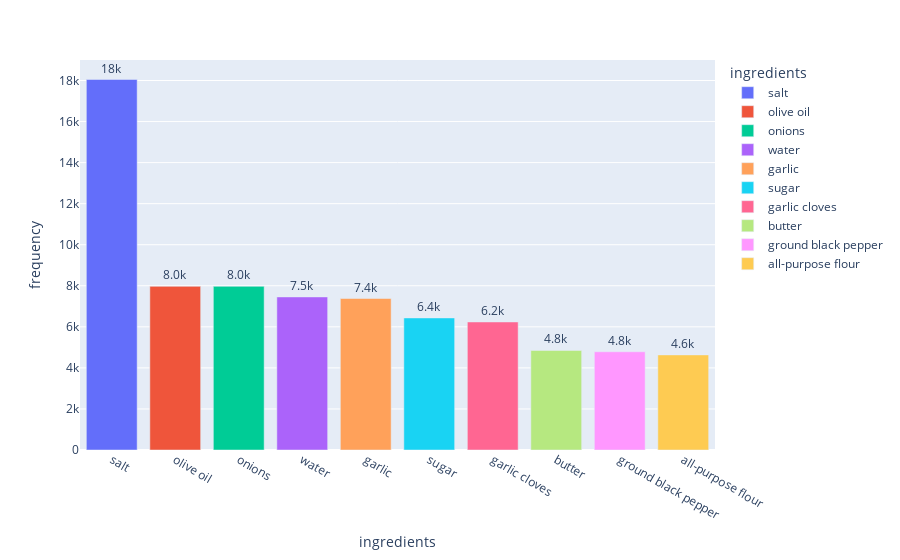

Notebook source saved alongside this figure:
### Code cell
fig = px.bar(all_ingredients.head(10), y="frequency", x="ingredients", text="frequency", color="ingredients")
fig.update_traces(texttemplate='%{text:.2s}', textposition='outside')
fig.update_layout(uniformtext_minsize=8, uniformtext_mode='hide')
fig.show()

### Figure 1 — Plotly figure (JSON) as saved in the notebook; plotly's stock layout.template omitted (floating-point values rounded to 4 significant figures)
{"data": [{"alignmentgroup": "True", "hovertemplate": "ingredients=%{x}<br>frequency=%{text}<extra></extra>", "legendgroup": "salt", "marker": {"color": "#636efa"}, "name": "salt", "offsetgroup": "salt", "orientation": "v", "showlegend": true, "text": [18049], "textposition": "outside", "texttemplate": "%{text:.2s}", "type": "bar", "x": ["salt"], "xaxis": "x", "y": [18049], "yaxis": "y"}, {"alignmentgroup": "True", "hovertemplate": "ingredients=%{x}<br>frequency=%{text}<extra></extra>", "legendgroup": "olive oil", "marker": {"color": "#EF553B"}, "name": "olive oil", "offsetgroup": "olive oil", "orientation": "v", "showlegend": true, "text": [7972], "textposition": "outside", "texttemplate": "%{text:.2s}", "type": "bar", "x": ["olive oil"], "xaxis": "x", "y": [7972], "yaxis": "y"}, {"alignmentgroup": "True", "hovertemplate": "ingredients=%{x}<br>frequency=%{text}<extra></extra>", "legendgroup": "onions", "marker": {"color": "#00cc96"}, "name": "onions", "offsetgroup": "onions", "orientation": "v", "showlegend": true, "text": [7972], "textposition": "outside", "texttemplate": "%{text:.2s}", "type": "bar", "x": ["onions"], "xaxis": "x", "y": [7972], "yaxis": "y"}, {"alignmentgroup": "True", "hovertemplate": "ingredients=%{x}<br>frequency=%{text}<extra></extra>", "legendgroup": "water", "marker": {"color": "#ab63fa"}, "name": "water", "offsetgroup": "water", "orientation": "v", "showlegend": true, "text": [7457], "textposition": "outside", "texttemplate": "%{text:.2s}", "type": "bar", "x": ["water"], "xaxis": "x", "y": [7457], "yaxis": "y"}, {"alignmentgroup": "True", "hovertemplate": "ingredients=%{x}<br>frequency=%{text}<extra></extra>", "legendgroup": "garlic", "marker": {"color": "#FFA15A"}, "name": "garlic", "offsetgroup": "garlic", "orientation": "v", "showlegend": true, "text": [7380], "textposition": "outside", "texttemplate": "%{text:.2s}", "type": "bar", "x": ["garlic"], "xaxis": "x", "y": [7380], "yaxis": "y"}, {"alignmentgroup": "True", "hovertemplate": "ingredients=%{x}<br>frequency=%{text}<extra></extra>", "legendgroup": "sugar", "marker": {"color": "#19d3f3"}, "name": "sugar", "offsetgroup": "sugar", "orientation": "v", "showlegend": true, "text": [6434], "textposition": "outside", "texttemplate": "%{text:.2s}", "type": "bar", "x": ["sugar"], "xaxis": "x", "y": [6434], "yaxis": "y"}, {"alignmentgroup": "True", "hovertemplate": "ingredients=%{x}<br>frequency=%{text}<extra></extra>", "legendgroup": "garlic cloves", "marker": {"color": "#FF6692"}, "name": "garlic cloves", "offsetgroup": "garlic cloves", "orientation": "v", "showlegend": true, "text": [6237], "textposition": "outside", "texttemplate": "%{text:.2s}", "type": "bar", "x": ["garlic cloves"], "xaxis": "x", "y": [6237], "yaxis": "y"}, {"alignmentgroup": "True", "hovertemplate": "ingredients=%{x}<br>frequency=%{text}<extra></extra>", "legendgroup": "butter", "marker": {"color": "#B6E880"}, "name": "butter", "offsetgroup": "butter", "orientation": "v", "showlegend": true, "text": [4848], "textposition": "outside", "texttemplate": "%{text:.2s}", "type": "bar", "x": ["butter"], "xaxis": "x", "y": [4848], "yaxis": "y"}, {"alignmentgroup": "True", "hovertemplate": "ingredients=%{x}<br>frequency=%{text}<extra></extra>", "legendgroup": "ground black pepper", "marker": {"color": "#FF97FF"}, "name": "ground black pepper", "offsetgroup": "ground black pepper", "orientation": "v", "showlegend": true, "text": [4785], "textposition": "outside", "texttemplate": "%{text:.2s}", "type": "bar", "x": ["ground black pepper"], "xaxis": "x", "y": [4785], "yaxis": "y"}, {"alignmentgroup": "True", "hovertemplate": "ingredients=%{x}<br>frequency=%{text}<extra></extra>", "legendgroup": "all-purpose flour", "marker": {"color": "#FECB52"}, "name": "all-purpose flour", "offsetgroup": "all-purpose flour", "orientation": "v", "showlegend": true, "text": [4632], "textposition": "outside", "texttemplate": "%{text:.2s}", "type": "bar", "x": ["all-purpose flour"], "xaxis": "x", "y": [4632], "yaxis": "y"}], "layout": {"barmode": "relative", "legend": {"title": {"text": "ingredients"}, "tracegroupgap": 0}, "margin": {"t": 60}, "uniformtext": {"minsize": 8, "mode": "hide"}, "xaxis": {"anchor": "y", "categoryarray": ["salt", "olive oil", "onions", "water", "garlic", "sugar", "garlic cloves", "butter", "ground black pepper", "all-purpose flour"], "categoryorder": "array", "domain": [0, 1], "title": {"text": "ingredients"}}, "yaxis": {"anchor": "x", "domain": [0, 1], "title": {"text": "frequency"}}}}
